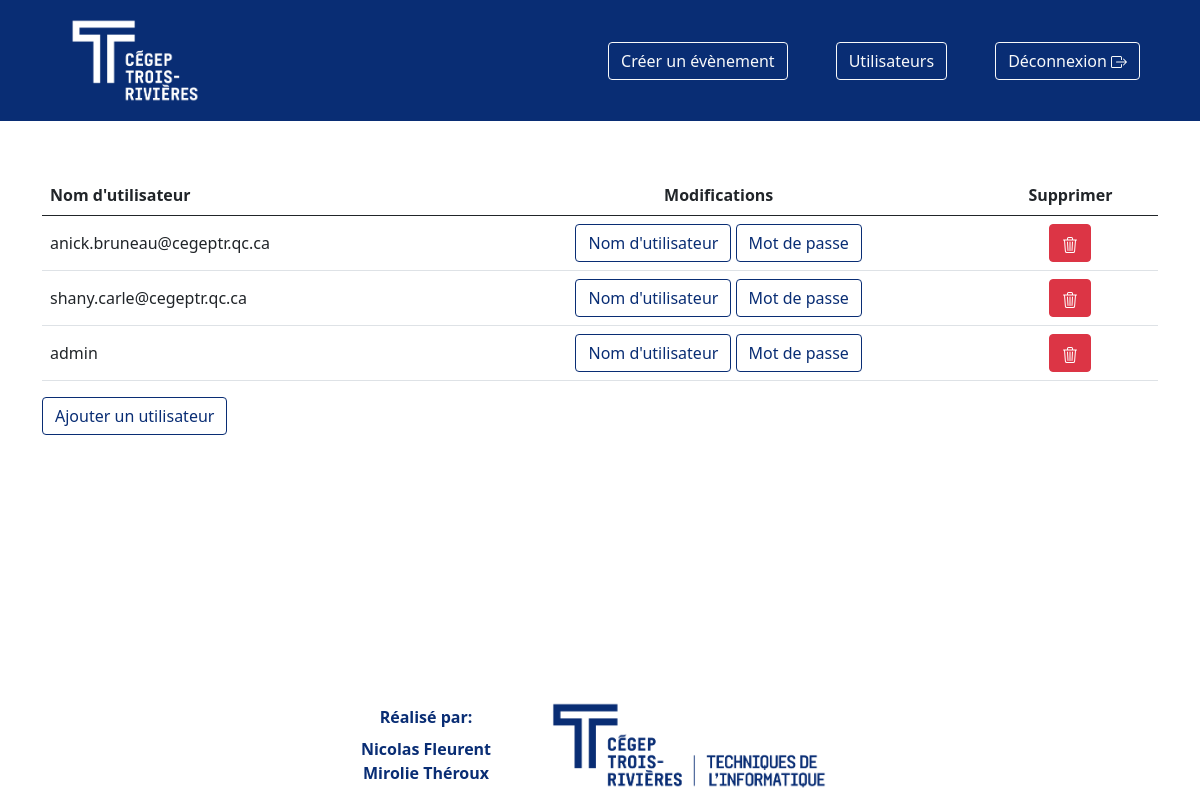
Screenshot of /listeUsager.php (signed in) with the database file from the repository.
### tables this page shows
CREATE TABLE `utilisateur` (
  `id` int(11) NOT NULL AUTO_INCREMENT,
  `usager` varchar(255) NOT NULL,
  `mot_de_passe` varchar(1024) NOT NULL,
  PRIMARY KEY (`id`)
);

### listeUsager.php (the view, shortened to what this page needs)
<!DOCTYPE html>
<html lang="en">
<head>
    <link href="https://cdn.jsdelivr.net/npm/bootstrap@5.0.2/dist/css/bootstrap.min.css" rel="stylesheet">
    <link rel="stylesheet" href="css/styles.css">
</head>
<body>
    <?php
    if (isset($_SESSION['connexion'])) {
    ?>
    <div class="container-fluid vh-100 d-flex flex-column justify-content-between p-0">
        <div class="container-fluid">
            <header>
                <nav class="navbar navbar-expand bg-body-tertiary mb-5 fixed-top">
                    <div class="container-fluid ">
                        <a class="ms-5" href="index.php">
                            <img src="img/CTR_Logo_BLANC.png" alt="Logo CégepTR">
                        </a>
                        <ul class="navbar-nav mb-2 mb-lg-0 align-items-center justify-content-end me-5">
                            <li class="nav-item ms-5">
                                <a class="btn btn-outline-light" href="validation.php?destination=ajouter">Créer un évènement</a>
                            </li>
                            <li class="nav-item ms-5">
                                <a class="btn btn-outline-light" href="listeUsager.php">Utilisateurs</a>
                            </li>
                            <li class="nav-item ms-5">
                                <a class="btn btn-outline-light" href="deconnexion.php">Déconnexion </a>
                            </li>
                        </ul>
                    </div>
                </nav>
            </header>
            <main class="container">
                <?php
                $conn = new mysqli($servername, $username, $password, $dbname);
                ?>
                    <?php
                $sql = "SELECT * FROM utilisateur";
                $conn->query('SET NAMES utf8');
                $result = $conn->query($sql);
                if ($result->num_rows > 0) {
                    ?>
                    <table class="table align-middle">
                        <thead>
                            <tr>
                                <th scope="col">Nom d'utilisateur</th>
                                <th scope="col" class="text-center">Modifications</th>
                                <th scope="col" class="text-center">Supprimer</th>
                            </tr>
                        </thead>
                        <tbody>
                            <?php
                            while ($row = $result->fetch_assoc()) {
                            ?>
                                <tr>
                                    <td><?php echo $row['usager'] ?></td>
                                    <td class="text-center"><a class="btn btn-outline-dark" href="modifierUsager.php?id=<?php echo $row['id'] ?>">Nom d'utilisateur</a>
                                        <a class="btn btn-outline-dark" href="modifierMdp.php?id=<?php echo $row['id'] ?>">Mot de passe</a>
                                    </td>
                                    <td class="text-center">
                                        <button type="button" class="btn btn-danger btn-supprimer">
                                        </button>
                                    </td>
                                </tr>
                            <?php
                            }
                            ?>
                        </tbody>
                    </table>
                    <a class="btn btn-outline-dark" href="ajouterUsager.php">Ajouter un utilisateur</a>
                <?php
                } else {
                    echo "Il n'y aucun utilisateur d'enregistré";
                }
                ?>
            <?php
        } else {
            header("Location: ./connexion.php");
        }
            ?>
            </main>
        </div>
        <footer class="mt-5 w-100">
            <div class="d-flex w-100 justify-content-center">
                <div class="d-flex flex-column justify-content-center text-center me-5">
                    <p class="mb-2">Réalisé par:</p>
                    <p class="mb-0">Nicolas Fleurent</p>
                    <p class="mb-0">Mirolie Théroux</p>
                </div>
                <img src="img/Logo_offic_2L_Techniques_informatique-01.png" alt="Logo tech">
            </div>
        </footer>
    </div>
</body>
</html>

### css/styles.css (style rules this page uses)
.bg-ctr-bleu, .navbar { background-color: #092D74; }
.btn-outline-dark { color: #092D74; border-color: #092D74; }
main { margin-top: 175px; }
nav img { height: 105px; }
nav { border-bottom: solid white 1px; }
footer img { width: 25%; }
footer { color: #092D74; font-weight: 700; }

### rows the page displays
utilisateur: usager "anick.bruneau@cegeptr.qc.ca"
utilisateur: usager "shany.carle@cegeptr.qc.ca"
utilisateur: usager "admin"
